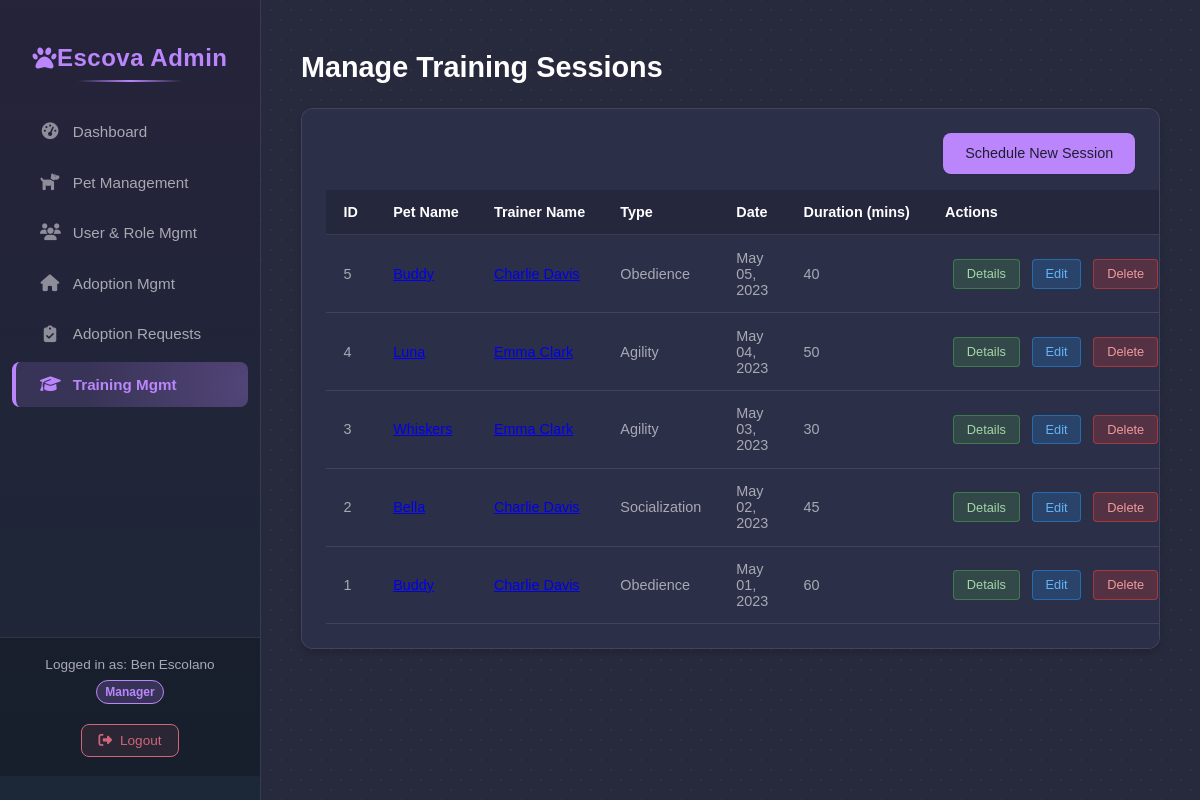
Screenshot of /admin/manage_training.php (signed in) with the database file from the repository.
### tables this page shows
CREATE TABLE `tbluser` (
  `user_id` int(11) NOT NULL,
  `name` varchar(100) DEFAULT NULL,
  `phone` varchar(20) DEFAULT NULL,
  `email` varchar(100) DEFAULT NULL,
  `address` varchar(255) DEFAULT NULL,
  `user_type` enum('Adopter','Personnel') DEFAULT NULL,
  `password` varchar(255) NOT NULL,
  `created_at` timestamp NOT NULL DEFAULT current_timestamp(),
  `updated_at` timestamp NOT NULL DEFAULT current_timestamp() ON UPDATE current_timestamp()
);

CREATE TABLE `tbltrainingsession` (
  `session_id` int(11) NOT NULL,
  `pet_id` int(11) DEFAULT NULL,
  `trainer_id` int(11) DEFAULT NULL,
  `date` date DEFAULT NULL,
  `duration` int(11) DEFAULT NULL,
  `type_id` int(11) DEFAULT NULL,
  `created_at` timestamp NOT NULL DEFAULT current_timestamp(),
  `updated_at` timestamp NOT NULL DEFAULT current_timestamp() ON UPDATE current_timestamp()
);

CREATE TABLE `tblpet` (
  `pet_id` int(11) NOT NULL,
  `name` varchar(50) DEFAULT NULL,
  `breed_id` int(11) DEFAULT NULL,
  `age` int(11) DEFAULT NULL,
  `health_status` varchar(100) DEFAULT NULL,
  `adoption_status` enum('Available','Adopted') DEFAULT NULL,
  `pet_image` varchar(255) DEFAULT NULL,
  `created_at` timestamp NOT NULL DEFAULT current_timestamp(),
  `updated_at` timestamp NOT NULL DEFAULT current_timestamp() ON UPDATE current_timestamp()
);

CREATE TABLE `tbltrainingtype` (
  `type_id` int(11) NOT NULL,
  `type_name` varchar(50) DEFAULT NULL
);

### admin/admin_logic.php (called while the page is built, shortened)
<?php
function getAllTrainingSessionsAdmin() {
    $conn = getDbConnection();
    $sessions = [];
    $sql = "SELECT
                ts.session_id,
                ts.date,
                ts.duration,
                ts.created_at AS record_created_at,
                p.name AS pet_name,
                p.pet_id,
                u.name AS trainer_name, -- Get trainer name from tbluser
                u.user_id AS trainer_user_id,
                tt.type_name AS training_type_name
            FROM tbltrainingsession ts
            JOIN tblpet p ON ts.pet_id = p.pet_id
            JOIN tbltrainingtype tt ON ts.type_id = tt.type_id
            JOIN tbltrainer t ON ts.trainer_id = t.trainer_id -- Link session to trainer record
            JOIN tbluser u ON t.trainer_id = u.user_id -- Link trainer record to user record for name
            ORDER BY ts.date DESC, ts.session_id DESC";
    $stmt = $conn->prepare($sql);
    if ($stmt) {
        try {
            $stmt->execute();
            $result = $stmt->get_result();
            while ($row = $result->fetch_assoc()) {
                $sessions[] = $row;
            }
        } catch (Exception $e) {
            error_log("Error fetching all training sessions admin: " . $e->getMessage());
        } finally {
            $stmt->close();
        }
    } else {
         error_log("Prepare failed for getAllTrainingSessionsAdmin: (" . $conn->errno . ") " . $conn->error);
    }
    return $sessions;
}
?>

### admin/manage_training.php (the view, shortened to what this page needs)
<?php
$sessions = getAllTrainingSessionsAdmin();
require_once('partials/header.php');
?>
<h1>Manage Training Sessions</h1>
<div class="admin-table-section">
    <div style="margin-bottom: 1rem; text-align: right;">
        <a href="schedule_training.php" class="admin-button" title="Schedule New Session">Schedule New Session</a>
    </div>
    <?php if (empty($sessions)): ?>
        <p>No training sessions found in the system.</p>
    <?php else: ?>
        <table class="admin-table">
            <thead>
                <tr>
                    <th>ID</th>
                    <th>Pet Name</th>
                    <th>Trainer Name</th>
                    <th>Type</th>
                    <th>Date</th>
                    <th>Duration (mins)</th>
                    <th>Actions</th>
                </tr>
            </thead>
            <tbody>
                <?php foreach ($sessions as $session): ?>
                    <tr>
                        <td><?php echo $session['session_id']; ?></td>
                        <td>
                            <a href="edit_pet.php?id=<?php echo $session['pet_id']; ?>" title="View/Edit Pet">
                                <?php echo htmlspecialchars($session['pet_name']); ?>
                            </a>
                        </td>
                        <td>
                             <a href="edit_user.php?id=<?php echo $session['trainer_user_id']; ?>" title="View/Edit Trainer">
                                <?php echo htmlspecialchars($session['trainer_name']); ?>
                            </a>
                        </td>
                        <td><?php echo htmlspecialchars($session['training_type_name']); ?></td>
                        <td><?php echo date('M d, Y', strtotime($session['date'])); ?></td>
                        <td><?php echo $session['duration']; ?></td>
                        <td class="actions">
                            <a href="view_training_details.php?id=<?php echo $session['session_id']; ?>" class="action-btn view" title="View Details">Details</a>
                            <a href="edit_training.php?id=<?php echo $session['session_id']; ?>" class="action-btn edit" title="Edit Session">Edit</a>
                            <form action="manage_training.php" method="POST" style="display: inline;" onsubmit="return confirm('Are you sure you want to delete this training session? This cannot be undone.');">
                                <button type="submit" class="action-btn delete" title="Delete Session">Delete</button>
                            </form>
                        </td>
                    </tr>
                <?php endforeach; ?>
            </tbody>
        </table>
    <?php endif; ?>
</div>
<?php
require_once('partials/footer.php');
?>

### public/css/admin_styles.css (style rules this page uses)
:root { --primary-bg: #1e1e2f; --secondary-bg: #27293d; --surface-bg: #2c2f48; --primary-text: #ffffff; --secondary-text: #a9a9b3; --primary-accent: #bb86fc; --secondary-accent: #03dac6; --tertiary-accent: #cf6679; --divider-border: rgba(255, 255, 255, 0.1); --success: #4caf50; --warning: #fb8c00; --info: #2196f3; --gray-50: #f9fafb; --gray-100: #f3f4f6; --gray-200: #e5e7eb; --gray-300: #d1d5db; --gray-400: #9ca3af; --gray-500: #6b7280; --gray-600: #4b5563; --gray-700: #374151; --gray-800: #1f2937; --gray-900: #111827; --radius-sm: 4px; --radius: 8px; --radius-lg: 12px; --shadow-sm: 0 1px 2px rgba(0, 0, 0, 0.1); --shadow: 0 4px 6px rgba(0, 0, 0, 0.15); --shadow-md: 0 6px 10px rgba(0, 0, 0, 0.2); --font-family-base: "Nunito Sans", sans-serif; }
body { margin: 0; font-family: sans-serif; background-color: var( --secondary-bg ); }
.admin-main-content > * { position: relative; z-index: 1; }
h1 { color: var(--primary-text); margin-bottom: 1.5rem; font-size: 1.8rem; }
.admin-button { display: inline-flex; align-items: center; justify-content: center; padding: 0.7rem 1.3rem; border: 1px solid transparent; border-radius: var(--radius); font-weight: 500; font-size: 0.9rem; cursor: pointer; text-decoration: none; transition: all 0.2s ease; background-color: var(--primary-accent); color: var(--primary-bg); box-shadow: var(--shadow-sm); }
.admin-table-section { background-color: var(--surface-bg); padding: 1.5rem; border-radius: var(--radius-lg); box-shadow: var(--shadow); border: 1px solid var(--divider-border); overflow-x: auto; }
.admin-table { width: 100%; border-collapse: collapse; margin-top: 1rem; }
.admin-table th, .admin-table td { padding: 0.9rem 1.1rem; text-align: left; border-bottom: 1px solid var(--divider-border); color: var(--secondary-text); font-size: 0.9rem; vertical-align: middle; }
.admin-table th { background-color: rgba(0, 0, 0, 0.15); color: var(--primary-text); font-weight: 600; white-space: nowrap; }
.admin-table tbody tr { transition: background-color 0.15s ease; }
.admin-table td.actions { white-space: nowrap; text-align: right; }
.action-btn { display: inline-block; padding: 0.4rem 0.8rem; margin-left: 0.5rem; border-radius: var(--radius-sm); font-size: 0.8rem; font-weight: 500; text-decoration: none; transition: all 0.2s ease; border: 1px solid transparent; }
.action-btn.edit { background-color: rgba(33, 150, 243, 0.2); border-color: rgba(33, 150, 243, 0.5); color: #64b5f6; }
.action-btn.delete { background-color: rgba(244, 67, 54, 0.2); border-color: rgba(244, 67, 54, 0.5); color: #ef9a9a; }
.action-btn.view { background-color: rgba(76, 175, 80, 0.2); border-color: rgba(76, 175, 80, 0.5); color: #a5d6a7; }

### rows the page displays
tbluser: tbltrainingsession.session_id "5", tblpet.name "Buddy", name "Charlie Davis", tbltrainingtype.type_name "Obedience", tbltrainingsession.date "May 05, 2023", tbltrainingsession.duration "40", tbltrainingsession.session_id "2", tblpet.name "Bella", tbltrainingtype.type_name "Socialization", tbltrainingsession.date "May 02, 2023", tbltrainingsession.duration "45", tbltrainingsession.session_id "1", tbltrainingsession.date "May 01, 2023", tbltrainingsession.duration "60"
tbluser: tbltrainingsession.session_id "4", tblpet.name "Luna", name "Emma Clark", tbltrainingtype.type_name "Agility", tbltrainingsession.date "May 04, 2023", tbltrainingsession.duration "50", tbltrainingsession.session_id "3", tblpet.name "Whiskers", tbltrainingsession.date "May 03, 2023", tbltrainingsession.duration "30"

### other values shown
$_SESSION['user_name'] "Ben Escolano"
$_SESSION['personnel_role'] "Manager"
